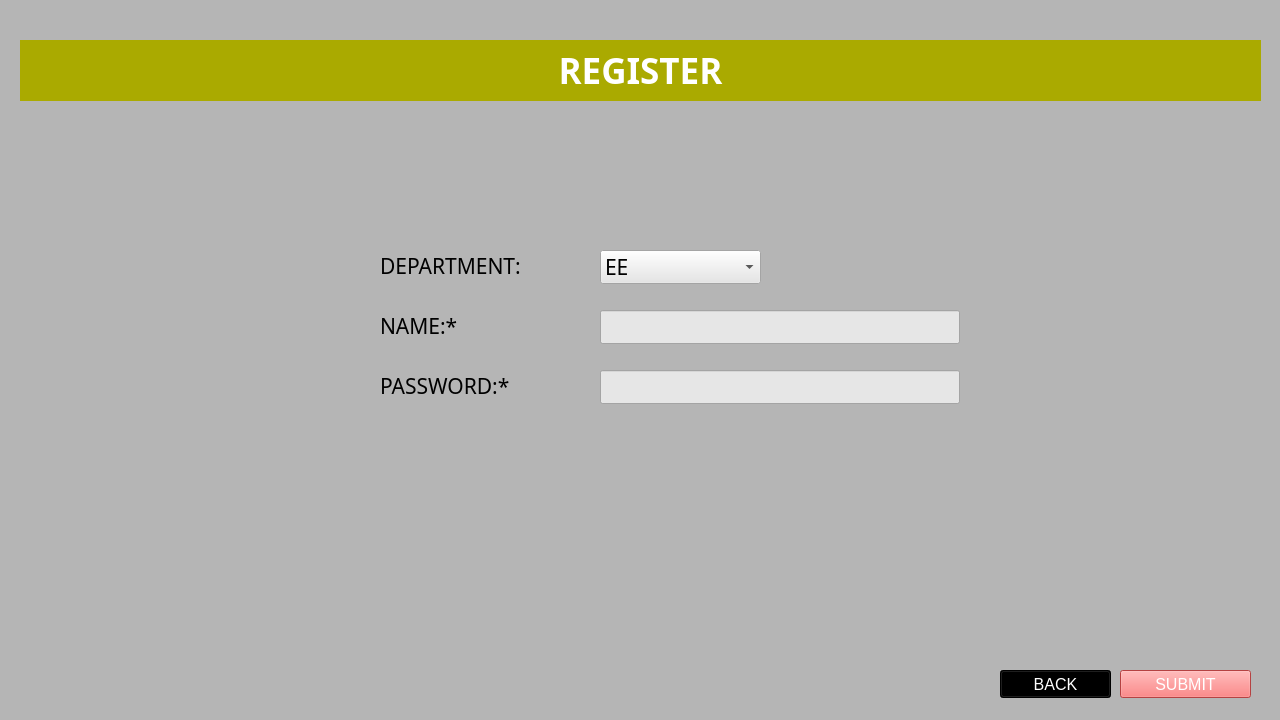
<?xml version="1.0" encoding="UTF-8"?>
<ui version="4.0">
 <class>MainWindow</class>
 <widget class="QMainWindow" name="MainWindow">
  <property name="geometry">
   <rect>
    <x>0</x>
    <y>0</y>
    <width>1280</width>
    <height>720</height>
   </rect>
  </property>
  <property name="sizePolicy">
   <sizepolicy hsizetype="Fixed" vsizetype="Fixed">
    <horstretch>0</horstretch>
    <verstretch>0</verstretch>
   </sizepolicy>
  </property>
  <property name="font">
   <font>
    <pointsize>9</pointsize>
   </font>
  </property>
  <property name="windowTitle">
   <string>REGISTER</string>
  </property>
  <property name="windowIcon">
   <iconset>
    <normaloff>icons8_Book_50px.png</normaloff>icons8_Book_50px.png</iconset>
  </property>
  <property name="windowOpacity">
   <double>1.000000000000000</double>
  </property>
  <property name="layoutDirection">
   <enum>Qt::LeftToRight</enum>
  </property>
  <property name="autoFillBackground">
   <bool>false</bool>
  </property>
  <property name="styleSheet">
   <string notr="true">background-color: rgb(181, 181, 181);</string>
  </property>
  <property name="toolButtonStyle">
   <enum>Qt::ToolButtonTextUnderIcon</enum>
  </property>
  <widget class="QWidget" name="centralwidget">
   <widget class="QLabel" name="label">
    <property name="geometry">
     <rect>
      <x>380</x>
      <y>250</y>
      <width>191</width>
      <height>31</height>
     </rect>
    </property>
    <property name="font">
     <font>
      <family>Century Gothic</family>
      <pointsize>16</pointsize>
     </font>
    </property>
    <property name="text">
     <string>DEPARTMENT:</string>
    </property>
   </widget>
   <widget class="QLabel" name="label_2">
    <property name="geometry">
     <rect>
      <x>380</x>
      <y>310</y>
      <width>101</width>
      <height>31</height>
     </rect>
    </property>
    <property name="font">
     <font>
      <family>Century Gothic</family>
      <pointsize>16</pointsize>
     </font>
    </property>
    <property name="text">
     <string>NAME:*</string>
    </property>
    <property name="wordWrap">
     <bool>false</bool>
    </property>
   </widget>
   <widget class="QPushButton" name="pushButtonSubmit">
    <property name="geometry">
     <rect>
      <x>1120</x>
      <y>670</y>
      <width>131</width>
      <height>28</height>
     </rect>
    </property>
    <property name="font">
     <font>
      <family>MS Shell Dlg 2</family>
      <pointsize>12</pointsize>
      <weight>50</weight>
      <bold>false</bold>
     </font>
    </property>
    <property name="styleSheet">
     <string notr="true">background-color: rgb(254, 92, 92);
color: rgb(255, 255, 255);</string>
    </property>
    <property name="text">
     <string>SUBMIT</string>
    </property>
    <property name="icon">
     <iconset>
      <normaloff>icons8_Enter_32px.png</normaloff>icons8_Enter_32px.png</iconset>
    </property>
    <property name="iconSize">
     <size>
      <width>23</width>
      <height>23</height>
     </size>
    </property>
   </widget>
   <widget class="QLineEdit" name="lineEditName">
    <property name="geometry">
     <rect>
      <x>600</x>
      <y>310</y>
      <width>360</width>
      <height>34</height>
     </rect>
    </property>
    <property name="font">
     <font>
      <family>Century Gothic</family>
      <pointsize>16</pointsize>
     </font>
    </property>
    <property name="styleSheet">
     <string notr="true">background-color: rgb(230, 230, 230);
</string>
    </property>
   </widget>
   <widget class="QLineEdit" name="lineEditPassword">
    <property name="geometry">
     <rect>
      <x>600</x>
      <y>370</y>
      <width>360</width>
      <height>34</height>
     </rect>
    </property>
    <property name="font">
     <font>
      <family>Century Gothic</family>
      <pointsize>16</pointsize>
     </font>
    </property>
    <property name="styleSheet">
     <string notr="true">background-color: rgb(230, 230, 230);
</string>
    </property>
    <property name="echoMode">
     <enum>QLineEdit::Password</enum>
    </property>
   </widget>
   <widget class="QLabel" name="label_3">
    <property name="geometry">
     <rect>
      <x>380</x>
      <y>370</y>
      <width>181</width>
      <height>31</height>
     </rect>
    </property>
    <property name="font">
     <font>
      <family>Century Gothic</family>
      <pointsize>16</pointsize>
     </font>
    </property>
    <property name="text">
     <string>PASSWORD:*</string>
    </property>
    <property name="wordWrap">
     <bool>false</bool>
    </property>
   </widget>
   <widget class="QComboBox" name="comboBoxDepartment">
    <property name="geometry">
     <rect>
      <x>600</x>
      <y>250</y>
      <width>161</width>
      <height>34</height>
     </rect>
    </property>
    <property name="font">
     <font>
      <family>Century Gothic</family>
      <pointsize>16</pointsize>
     </font>
    </property>
    <property name="styleSheet">
     <string notr="true">background-color: rgb(230, 230, 230);
</string>
    </property>
    <item>
     <property name="text">
      <string>EE</string>
     </property>
    </item>
    <item>
     <property name="text">
      <string>ECE</string>
     </property>
    </item>
    <item>
     <property name="text">
      <string>CPE</string>
     </property>
    </item>
   </widget>
   <widget class="QPushButton" name="pushButtonBack">
    <property name="geometry">
     <rect>
      <x>1000</x>
      <y>670</y>
      <width>111</width>
      <height>28</height>
     </rect>
    </property>
    <property name="font">
     <font>
      <family>MS Shell Dlg 2</family>
      <pointsize>12</pointsize>
     </font>
    </property>
    <property name="styleSheet">
     <string notr="true">background-color: rgb(0, 0, 0);
color: rgb(255, 255, 255);</string>
    </property>
    <property name="text">
     <string>BACK</string>
    </property>
    <property name="icon">
     <iconset>
      <normaloff>icons8_Back_To_26px.png</normaloff>icons8_Back_To_26px.png</iconset>
    </property>
   </widget>
   <widget class="QLabel" name="label_4">
    <property name="geometry">
     <rect>
      <x>20</x>
      <y>40</y>
      <width>1241</width>
      <height>61</height>
     </rect>
    </property>
    <property name="font">
     <font>
      <family>Century Gothic</family>
      <pointsize>26</pointsize>
      <weight>75</weight>
      <bold>true</bold>
     </font>
    </property>
    <property name="styleSheet">
     <string notr="true">color: rgb(255, 255, 255);
background-color: rgb(170, 170, 0);</string>
    </property>
    <property name="text">
     <string>REGISTER</string>
    </property>
    <property name="alignment">
     <set>Qt::AlignCenter</set>
    </property>
   </widget>
  </widget>
 </widget>
 <tabstops>
  <tabstop>comboBoxDepartment</tabstop>
  <tabstop>lineEditName</tabstop>
  <tabstop>lineEditPassword</tabstop>
  <tabstop>pushButtonSubmit</tabstop>
  <tabstop>pushButtonBack</tabstop>
 </tabstops>
 <resources>
  <include location="pictures.qrc"/>
 </resources>
 <connections/>
</ui>
